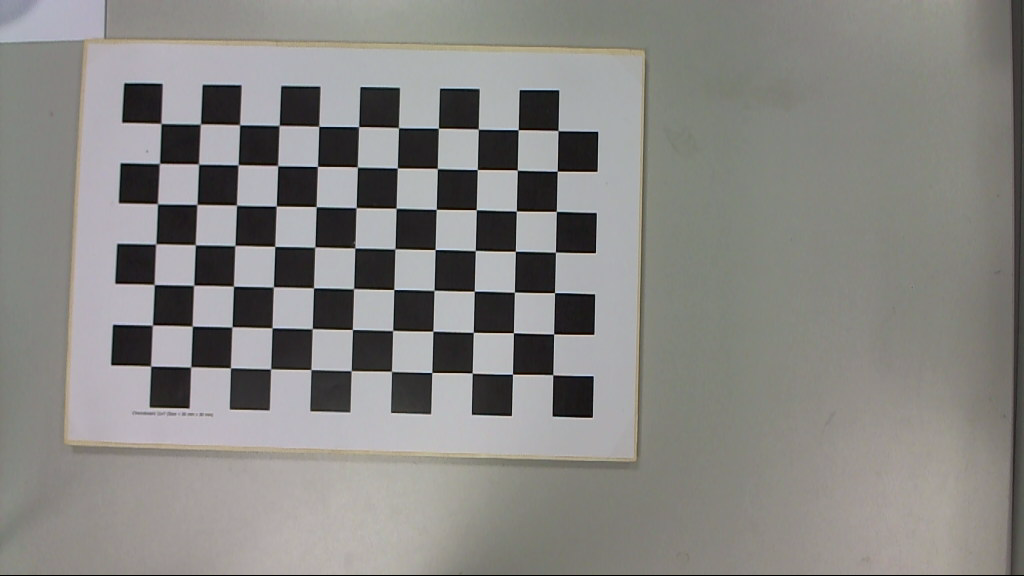
#> input picture Week 1/Homework/chessboard_images/Im_L_1.png, 1024 x 576 px; its folder holds 5 pictures in this run
$ python homework_camera_calibration_pose_estimation.py
#> lines starting #> are read from the running program, lines starting #| are printed output that depends on the picture; after the words box and inside, x2 and y2 are one past the last pixel; in counts of white or black regions, pixels touching at a corner belong together
import numpy as np
import cv2
import glob


def get_points(image_dir, chessboard_dims):
    # Creating vector to store vectors of 3D points for each chessboard image
#> called with image_dir = 'Week 1/Homework/chessboard_images', chessboard_dims = (7, 11)
    objpoints = []
    # Creating vector to store vectors of 2D points for each chessboard image
    imgpoints = []

    # Defining the world coordinates for 3D points
    objp = np.zeros((1, chessboard_dims[0] * chessboard_dims[1], 3), np.float32)
    objp[0, :, :2] = np.mgrid[0:chessboard_dims[0], 0:chessboard_dims[1]].T.reshape(-1, 2)
    prev_img_shape = None

    # Extracting path of individual image stored in a given directory
    images = glob.glob(
        image_dir + "/*.png")
    for fname in images:
        img = cv2.imread(fname)
#> img is the input picture: shape (576, 1024, 3); mean B, G, R 131.2, 134.2, 135.4
        gray = cv2.cvtColor(img, cv2.COLOR_BGR2GRAY)
        # Find the chess board corners
        # If desired number of corners are found in the image then ret = true
        ret, corners = cv2.findChessboardCorners(gray, chessboard_dims, None)
#> ret = True; corners = 77 rows, first 8: [558, 130.6], [557.3, 171.2], [556.3, 211.4], [555.5, 252], [554.5, 292.6], [553.6, 333.9], [552.8, 374.7], [518.1, 129.7]

        """
        If desired number of corner are detected,
        we refine the pixel coordinates and display
        them on the images of chess board
        """
        if ret == True:
            objpoints.append(objp)
            # refining pixel coordinates for given 2d points.
            corners2 = cv2.cornerSubPix(gray, corners, (11, 11), (-1, -1), None)
#> corners2 = 77 rows, first 8: [558, 130.6], [557.2, 171.2], [556.3, 211.4], [555.4, 252.1], [554.5, 292.6], [553.6, 333.9], [552.7, 374.7], [518.2, 129.7]

            imgpoints.append(corners2)

            # Draw and display the corners
            img = cv2.drawChessboardCorners(img, chessboard_dims, corners2, ret)
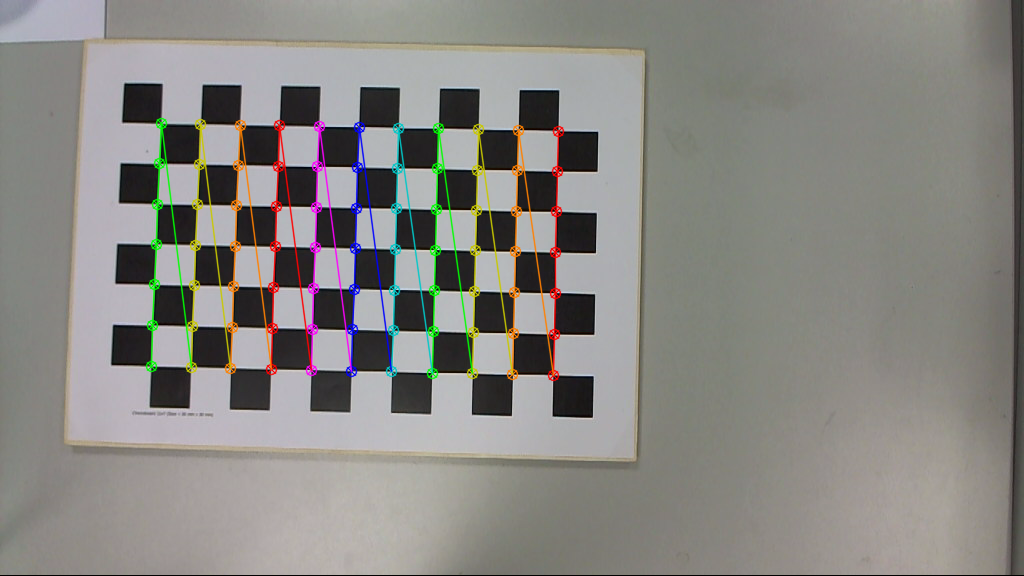
#> img: shape (576, 1024, 3); 3.62% of pixels changed, all inside (x1, y1, x2, y2) = (145, 117, 565, 382)

        cv2.imshow(fname, img)
        cv2.waitKey(0)
        cv2.destroyAllWindows()
#> pass 2 of the loop in get_points, `for fname in images:`:
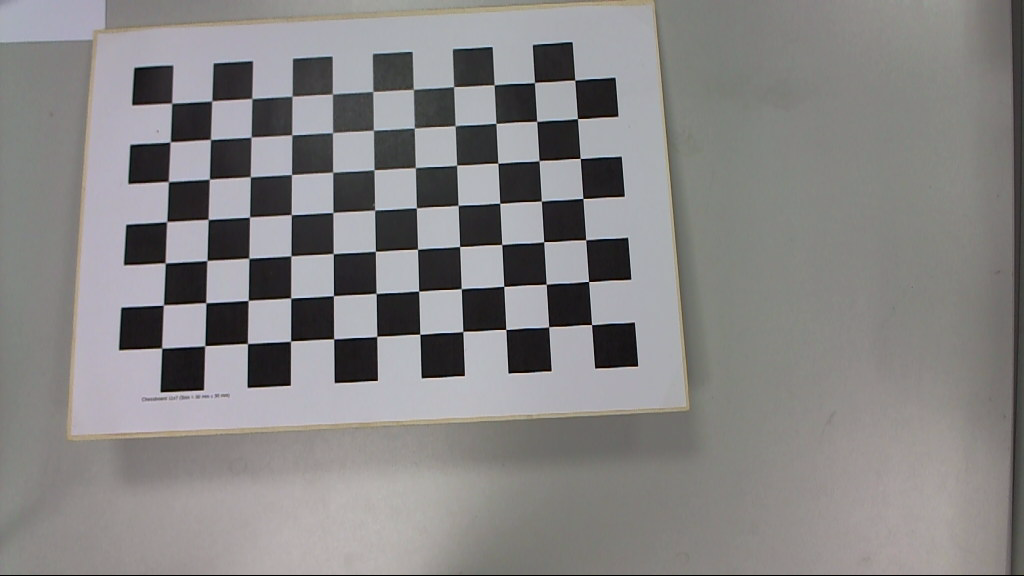
#> input picture Week 1/Homework/chessboard_images/Im_L_10.png, 1024 x 576 px
#> in get_points, img is the input picture: shape (576, 1024, 3); mean B, G, R 132.5, 132.7, 134.4
#> corners = 77 rows, first 8: [574.8, 80.16], [577.5, 118.6], [580.3, 158.4], [582.9, 198.4], [585.7, 239.8], [588.5, 281.5], [591.6, 324.5], [534.4, 82.52]
#> corners2 = 77 rows, first 8: [574.7, 80.09], [577.5, 118.6], [580.2, 158.4], [582.9, 198.4], [585.7, 239.8], [588.6, 281.5], [591.5, 324.6], [534.5, 82.47]
#> pass 3 of the loop in get_points, `for fname in images:`:
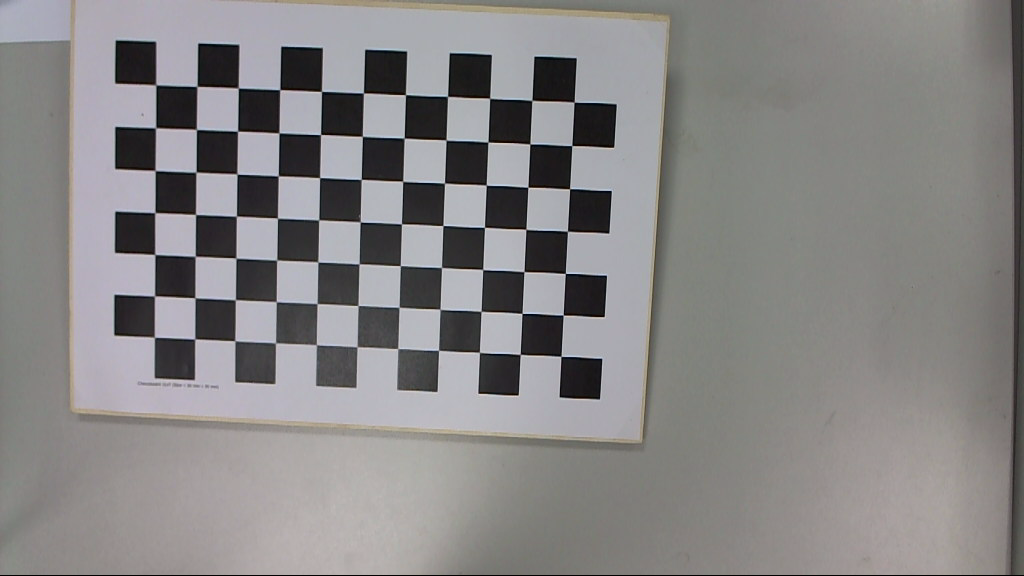
#> input picture Week 1/Homework/chessboard_images/Im_L_11.png, 1024 x 576 px
#> in get_points, img is the input picture: shape (576, 1024, 3); mean B, G, R 133.3, 133.1, 134.9
#> corners = 77 rows, first 8: [574.1, 102.2], [571.8, 145.6], [569.6, 188.8], [567.4, 231.2], [565.4, 273.4], [563.2, 315], [560.9, 356.4], [531.8, 100.4]
#> corners2 = 77 rows, first 8: [574.1, 102.1], [571.8, 145.6], [569.6, 188.7], [567.4, 231.3], [565.3, 273.5], [563.2, 315.1], [561, 356.4], [531.8, 100.4]
#> the loop made 5 passes; the first 3 are shown

    return objpoints, imgpoints, gray.shape[::-1]

chessboard_dims = (7, 11)
image_dir="Week 1/Homework/chessboard_images"
image_path="Week 1/Homework/chessboard_images/Im_L_1.png"
objpoints, imgpoints, gray_shape = get_points(image_dir, chessboard_dims=chessboard_dims)
ret, mtx, dist, rvecs, tvecs = cv2.calibrateCamera(objpoints, imgpoints, gray_shape, None, None)

img = cv2.imread(image_path)
h, w = img.shape[:2]
#> h = 576; w = 1024
newcameramtx, roi = cv2.getOptimalNewCameraMatrix(mtx, dist, (w,h), 1, (w,h))
# undistort
dst = cv2.undistort(img, mtx, dist, None, newcameramtx)
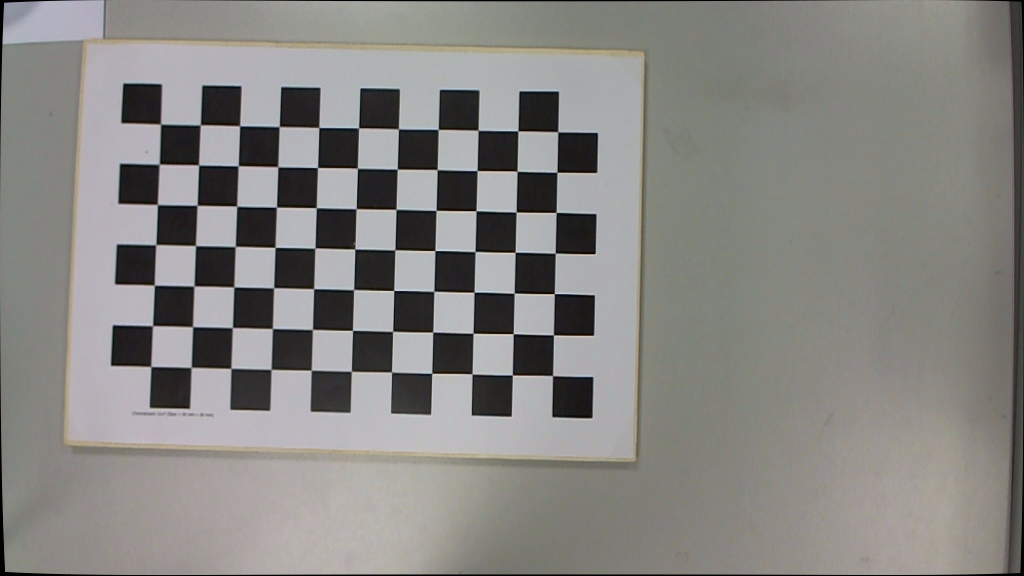
#> dst: shape (576, 1024, 3); mean B, G, R 130.6, 133.6, 134.9
# crop the image
x, y, w, h = roi
dst = dst[y:y+h, x:x+w]
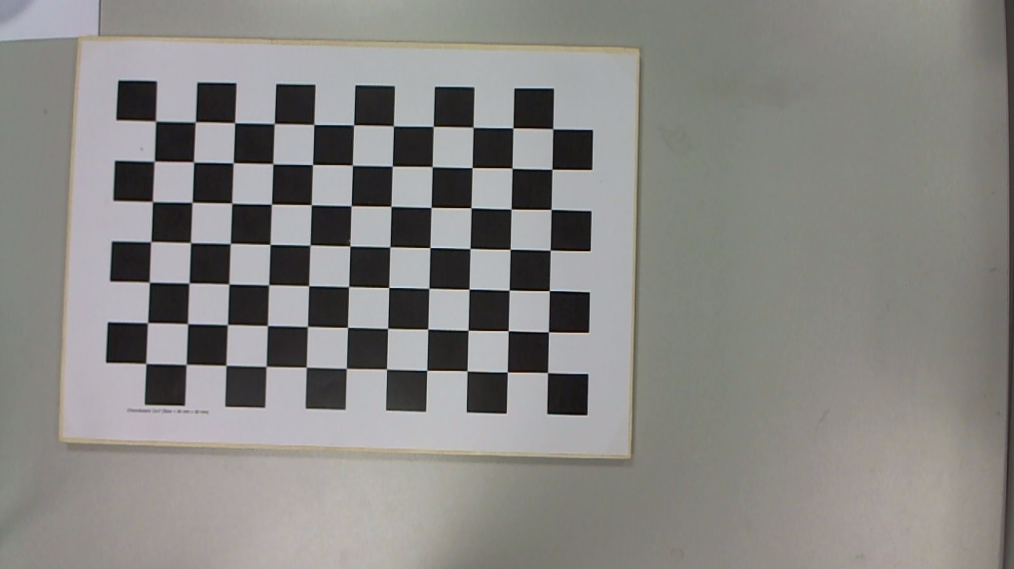
#> dst: shape (569, 1014, 3); mean B, G, R 131.7, 134.6, 135.9
cv2.imshow("Calibration Result", dst)
cv2.waitKey(0)
cv2.destroyAllWindows()


# Pose estimation
def draw_lines(img, corners, imgpts):
    corner = tuple(corners[0].ravel())
    img = cv2.line(img, corner, tuple(imgpts[0].ravel()), (255,0,0), 5)
    img = cv2.line(img, corner, tuple(imgpts[1].ravel()), (0,255,0), 5)
    img = cv2.line(img, corner, tuple(imgpts[2].ravel()), (0,0,255), 5)
    return img

objp = np.zeros((7*11,3), np.float32)
objp[:,:2] = np.mgrid[0:chessboard_dims[0], 0:chessboard_dims[1]].T.reshape(-1, 2)

axis = np.float32([[3,0,0], [0,3,0], [0,0,-3]]).reshape(-1,3)


for fname in glob.glob('Week 1/Homework/chessboard_images/*.png'):
    img = cv2.imread(fname)
    gray = cv2.cvtColor(img,cv2.COLOR_BGR2GRAY)
    ret, corners = cv2.findChessboardCorners(gray,
                                             chessboard_dims,
                                             None
                                             )
    if ret:
        corners2 = cv2.cornerSubPix(gray,corners,(11,11),(-1,-1), None)
        # Find the rotation and translation vectors.
        ret,rvecs, tvecs = cv2.solvePnP(objp, corners2, mtx, dist)
        # project 3D points to image plane
        imgpts, jac = cv2.projectPoints(axis, rvecs, tvecs, mtx, dist)
        # Convert float np array to int

        corners2 = np.int32(corners2)
        imgpts = np.int32(imgpts)
        img = draw_lines(img, corners2, imgpts)
        cv2.imshow('img',img)
        k = cv2.waitKey(0) & 0xFF
#> (key Esc is pressed here)
        if k == ord('s'):
            cv2.imwrite(fname[:6] + "_pose"+'.png', img)
#> pass 2 of the loop `for fname in glob.glob('Week 1/Homework/chessboard_images/*.png'):`:
#> (key Enter is pressed here)
#> pass 3 of the loop `for fname in glob.glob('Week 1/Homework/chessboard_images/*.png'):`:
#> the loop made 5 passes; the first 3 are shown


# Render a cube on the image
def draw_cube(img, corners, imgpts):
    imgpts = np.int32(imgpts).reshape(-1,2)
    # draw ground floor in green
    img = cv2.drawContours(img, [imgpts[:4]],-1,(0,255,0),-3)
    # draw pillars in blue color
    for i,j in zip(range(4),range(4,8)):
        img = cv2.line(img, tuple(imgpts[i]), tuple(imgpts[j]),(255),3)
    # draw top layer in red color
    img = cv2.drawContours(img, [imgpts[4:]],-1,(0,0,255),3)
    return img

axis = np.float32([[0,0,0], [0,3,0], [3,3,0], [3,0,0],
                   [0,0,-3],[0,3,-3],[3,3,-3],[3,0,-3] ])
#> axis = [[0, 0, 0], [0, 3, 0], [3, 3, 0], [3, 0, 0], [0, 0, -3], [0, 3, -3], [3, 3, -3], [3, 0, -3]]


objp = np.zeros((7*11,3), np.float32)
objp[:,:2] = np.mgrid[0:chessboard_dims[0], 0:chessboard_dims[1]].T.reshape(-1, 2)

for fname in glob.glob('Week 1/Homework/chessboard_images/*.png'):
    img = cv2.imread(fname)
    gray = cv2.cvtColor(img,cv2.COLOR_BGR2GRAY)
    ret, corners = cv2.findChessboardCorners(gray,
                                             chessboard_dims,
                                             None
                                             )
    if ret:
        corners2 = cv2.cornerSubPix(gray,corners,(11,11),(-1,-1), None)
        # Find the rotation and translation vectors.
        ret,rvecs, tvecs = cv2.solvePnP(objp, corners2, mtx, dist)
        # project 3D points to image plane
        imgpts, jac = cv2.projectPoints(axis, rvecs, tvecs, mtx, dist)
        # Convert float np array to int

        corners2 = np.int32(corners2)
        imgpts = np.int32(imgpts)
        img = draw_cube(img, corners2, imgpts)
#> in draw_cube, `img = cv2.drawContours(img, [imgpts[:4]],-1,(0,255,0),-3)`:
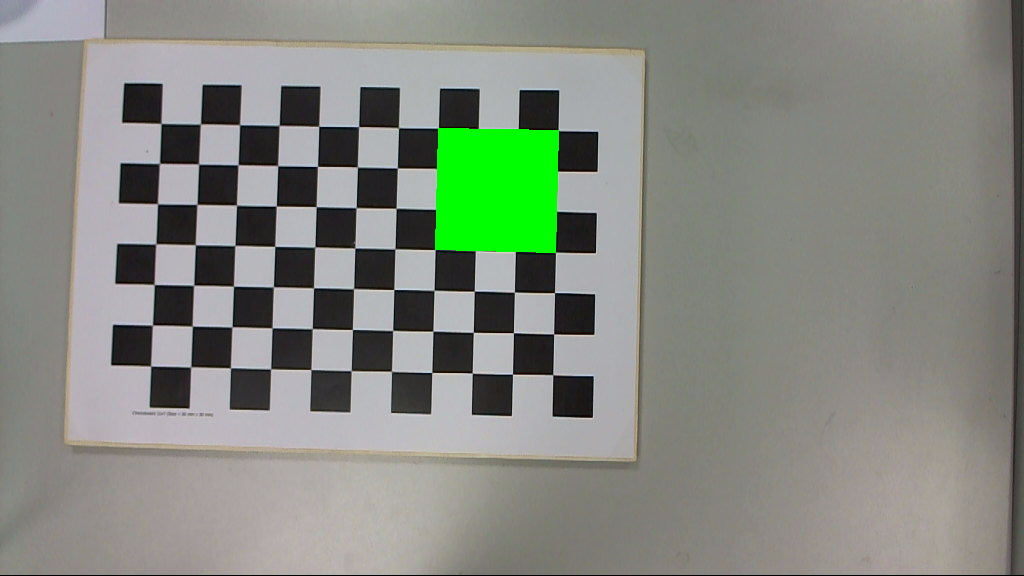
#> img: shape (576, 1024, 3); mean B, G, R 128.2, 137.7, 132.5
#> after the loop in draw_cube, `for i,j in zip(range(4),range(4,8)):`: img: shape (576, 1024, 3); mean B, G, R 128.4, 137.5, 132.4
#> in draw_cube, `img = cv2.drawContours(img, [imgpts[4:]],-1,(0,0,255),3)`:
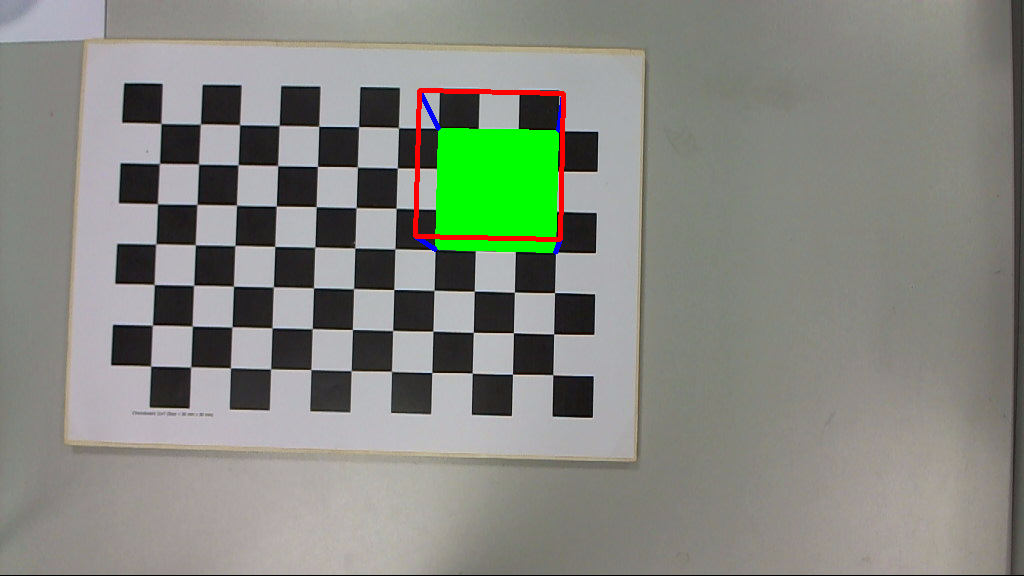
#> img: shape (576, 1024, 3); mean B, G, R 128, 136.9, 133.3
        cv2.imshow('img',img)
        k = cv2.waitKey(0) & 0xFF
#> (key Esc is pressed here)
        if k == ord('s'):
            cv2.imwrite(fname[:6] + "_pose"+'.png', img)
#> pass 2 of the loop `for fname in glob.glob('Week 1/Homework/chessboard_images/*.png'):`:
#> after the loop in draw_cube (call 2), `for i,j in zip(range(4),range(4,8)):`:
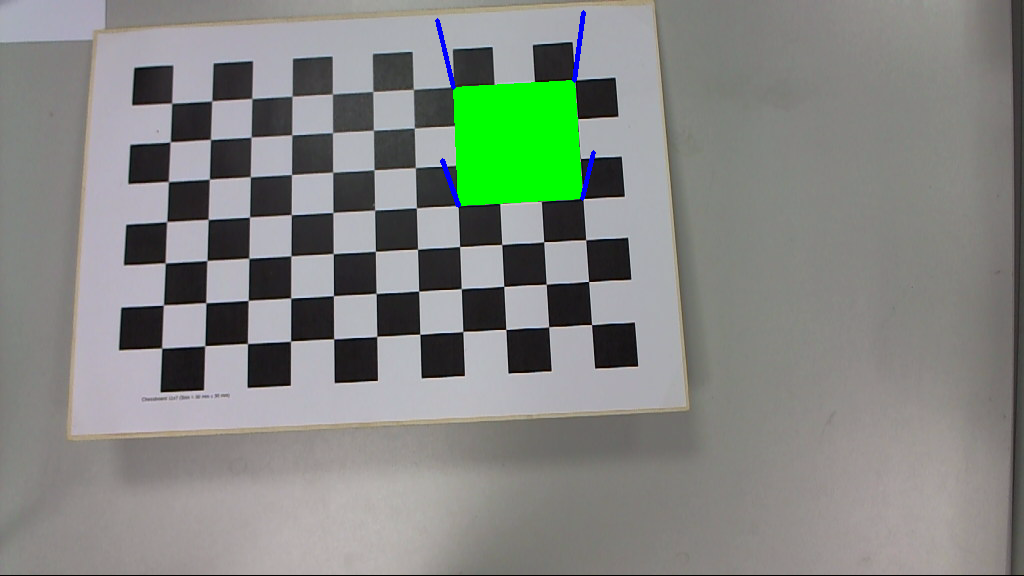
#> img: shape (576, 1024, 3); mean B, G, R 129.8, 135.9, 131.3
#> in draw_cube (call 2), `img = cv2.drawContours(img, [imgpts[4:]],-1,(0,0,255),3)`:
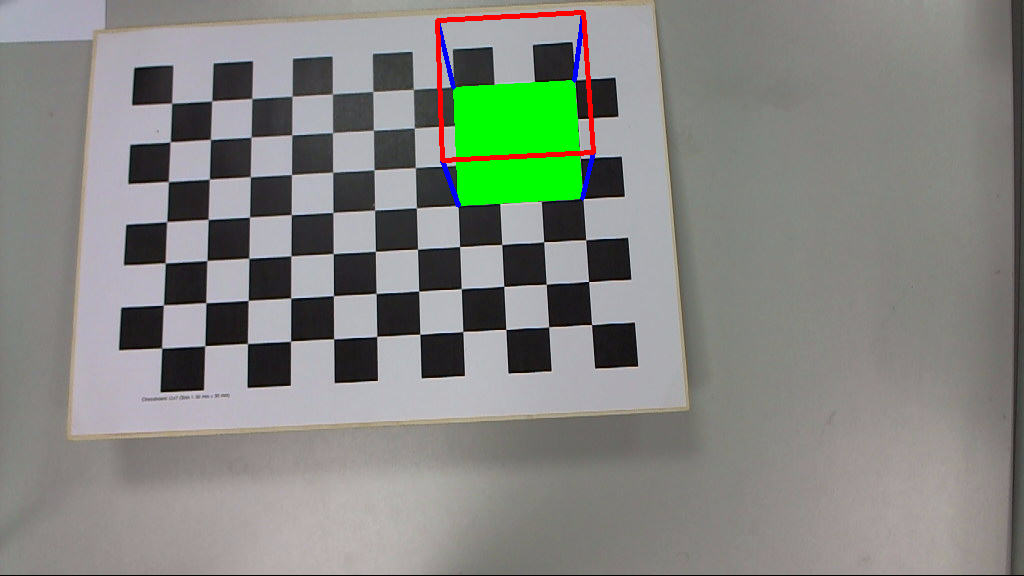
#> img: shape (576, 1024, 3); 0.48% of pixels changed, all inside (x1, y1, x2, y2) = (435, 10, 596, 163)
#> (key Enter is pressed here)
#> pass 3 of the loop `for fname in glob.glob('Week 1/Homework/chessboard_images/*.png'):`:
#> in draw_cube (call 3), `img = cv2.drawContours(img, [imgpts[4:]],-1,(0,0,255),3)`:
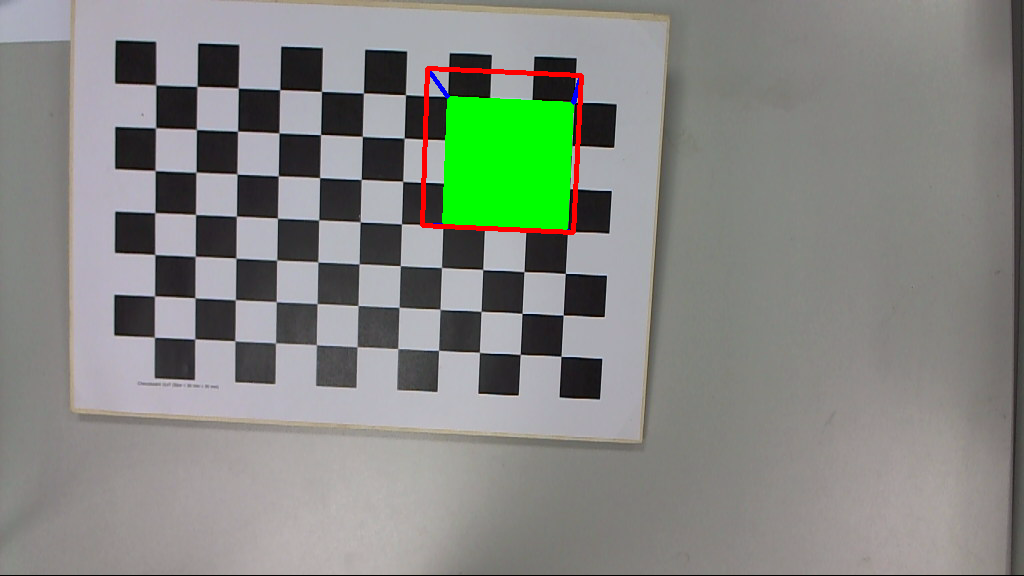
#> img: shape (576, 1024, 3); mean B, G, R 129.6, 136.5, 132.6
#> the loop made 5 passes; the first 3 are shown
